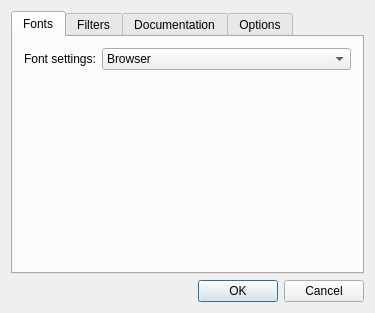
<?xml version="1.0" encoding="UTF-8"?>
<ui version="4.0">
 <class>PreferencesDialogClass</class>
 <widget class="QDialog" name="PreferencesDialogClass">
  <property name="geometry">
   <rect>
    <x>0</x>
    <y>0</y>
    <width>375</width>
    <height>275</height>
   </rect>
  </property>
  <property name="windowTitle">
   <string>Preferences</string>
  </property>
  <layout class="QVBoxLayout">
   <item>
    <widget class="QTabWidget" name="tabWidget">
     <property name="currentIndex">
      <number>0</number>
     </property>
     <widget class="QWidget" name="fontsTab">
      <attribute name="title">
       <string>Fonts</string>
      </attribute>
      <layout class="QGridLayout">
       <item row="0" column="0">
        <layout class="QHBoxLayout">
         <item>
          <widget class="QLabel" name="fontLabel">
           <property name="sizePolicy">
            <sizepolicy hsizetype="Maximum" vsizetype="Preferred">
             <horstretch>0</horstretch>
             <verstretch>0</verstretch>
            </sizepolicy>
           </property>
           <property name="text">
            <string>Font settings:</string>
           </property>
          </widget>
         </item>
         <item>
          <widget class="QComboBox" name="comboBox">
           <item>
            <property name="text">
             <string>Browser</string>
            </property>
           </item>
           <item>
            <property name="text">
             <string>Application</string>
            </property>
           </item>
          </widget>
         </item>
        </layout>
       </item>
       <item row="1" column="0">
        <widget class="QStackedWidget" name="stackedWidget_2">
         <property name="currentIndex">
          <number>0</number>
         </property>
         <widget class="QWidget" name="page_4"/>
        </widget>
       </item>
      </layout>
     </widget>
     <widget class="QWidget" name="filtersTab">
      <attribute name="title">
       <string>Filters</string>
      </attribute>
      <layout class="QGridLayout">
       <item row="0" column="0" colspan="2">
        <widget class="QLabel" name="label">
         <property name="text">
          <string>Filter:</string>
         </property>
        </widget>
       </item>
       <item row="0" column="2">
        <widget class="QLabel" name="label_2">
         <property name="frameShape">
          <enum>QFrame::NoFrame</enum>
         </property>
         <property name="text">
          <string>Attributes:</string>
         </property>
        </widget>
       </item>
       <item row="1" column="0" colspan="2">
        <widget class="QListWidget" name="filterWidget"/>
       </item>
       <item row="1" column="2" rowspan="2">
        <widget class="QTreeWidget" name="attributeWidget">
         <column>
          <property name="text">
           <string>1</string>
          </property>
         </column>
        </widget>
       </item>
       <item row="2" column="0">
        <widget class="QPushButton" name="filterAddButton">
         <property name="text">
          <string>Add</string>
         </property>
        </widget>
       </item>
       <item row="2" column="1">
        <widget class="QPushButton" name="filterRemoveButton">
         <property name="text">
          <string>Remove</string>
         </property>
        </widget>
       </item>
      </layout>
     </widget>
     <widget class="QWidget" name="docsTab">
      <attribute name="title">
       <string>Documentation</string>
      </attribute>
      <layout class="QVBoxLayout">
       <item>
        <widget class="QLabel" name="label_3">
         <property name="text">
          <string>Registered Documentation:</string>
         </property>
        </widget>
       </item>
       <item>
        <layout class="QHBoxLayout">
         <property name="spacing">
          <number>6</number>
         </property>
         <property name="margin">
          <number>0</number>
         </property>
         <item>
          <widget class="QListWidget" name="registeredDocsListWidget">
           <property name="selectionMode">
            <enum>QAbstractItemView::ExtendedSelection</enum>
           </property>
          </widget>
         </item>
         <item>
          <layout class="QVBoxLayout">
           <property name="spacing">
            <number>6</number>
           </property>
           <property name="margin">
            <number>0</number>
           </property>
           <item>
            <widget class="QPushButton" name="docAddButton">
             <property name="text">
              <string>Add...</string>
             </property>
            </widget>
           </item>
           <item>
            <widget class="QPushButton" name="docRemoveButton">
             <property name="text">
              <string>Remove</string>
             </property>
            </widget>
           </item>
           <item>
            <spacer>
             <property name="orientation">
              <enum>Qt::Vertical</enum>
             </property>
             <property name="sizeHint" stdset="0">
              <size>
               <width>20</width>
               <height>40</height>
              </size>
             </property>
            </spacer>
           </item>
          </layout>
         </item>
        </layout>
       </item>
      </layout>
     </widget>
     <widget class="QWidget" name="optionsTab">
      <attribute name="title">
       <string>Options</string>
      </attribute>
      <layout class="QVBoxLayout" name="verticalLayout_3">
       <item>
        <widget class="QGroupBox" name="groupBox_2">
         <property name="title">
          <string/>
         </property>
         <layout class="QHBoxLayout" name="horizontalLayout_3">
          <item>
           <widget class="QLabel" name="label_5">
            <property name="sizePolicy">
             <sizepolicy hsizetype="Preferred" vsizetype="Fixed">
              <horstretch>0</horstretch>
              <verstretch>0</verstretch>
             </sizepolicy>
            </property>
            <property name="text">
             <string>On help start:</string>
            </property>
           </widget>
          </item>
          <item>
           <widget class="QComboBox" name="helpStartComboBox">
            <property name="sizePolicy">
             <sizepolicy hsizetype="Preferred" vsizetype="Fixed">
              <horstretch>0</horstretch>
              <verstretch>0</verstretch>
             </sizepolicy>
            </property>
            <item>
             <property name="text">
              <string>Show my home page</string>
             </property>
            </item>
            <item>
             <property name="text">
              <string>Show a blank page</string>
             </property>
            </item>
            <item>
             <property name="text">
              <string>Show my tabs from last session</string>
             </property>
            </item>
           </widget>
          </item>
          <item>
           <spacer name="horizontalSpacer_3">
            <property name="orientation">
             <enum>Qt::Horizontal</enum>
            </property>
            <property name="sizeHint" stdset="0">
             <size>
              <width>54</width>
              <height>20</height>
             </size>
            </property>
           </spacer>
          </item>
         </layout>
        </widget>
       </item>
       <item>
        <widget class="QGroupBox" name="groupBox">
         <property name="title">
          <string/>
         </property>
         <layout class="QVBoxLayout" name="verticalLayout">
          <item>
           <layout class="QHBoxLayout" name="horizontalLayout_2">
            <item>
             <widget class="QLabel" name="label_4">
              <property name="text">
               <string>Homepage</string>
              </property>
             </widget>
            </item>
            <item>
             <widget class="QLineEdit" name="homePageLineEdit"/>
            </item>
           </layout>
          </item>
          <item>
           <layout class="QHBoxLayout" name="horizontalLayout">
            <item>
             <spacer name="horizontalSpacer">
              <property name="orientation">
               <enum>Qt::Horizontal</enum>
              </property>
              <property name="sizeHint" stdset="0">
               <size>
                <width>40</width>
                <height>20</height>
               </size>
              </property>
             </spacer>
            </item>
            <item>
             <widget class="QPushButton" name="currentPageButton">
              <property name="text">
               <string>Current Page</string>
              </property>
             </widget>
            </item>
            <item>
             <widget class="QPushButton" name="blankPageButton">
              <property name="text">
               <string>Blank Page</string>
              </property>
             </widget>
            </item>
            <item>
             <widget class="QPushButton" name="defaultPageButton">
              <property name="text">
               <string>Restore to default</string>
              </property>
             </widget>
            </item>
           </layout>
          </item>
         </layout>
        </widget>
       </item>
       <item>
        <widget class="QGroupBox" name="groupBox_3">
         <property name="title">
          <string>Appearance</string>
         </property>
         <layout class="QVBoxLayout" name="verticalLayout_2">
          <item>
           <widget class="QCheckBox" name="showTabs">
            <property name="text">
             <string>Show tabs for each individual page</string>
            </property>
           </widget>
          </item>
         </layout>
        </widget>
       </item>
       <item>
        <spacer name="verticalSpacer_2">
         <property name="orientation">
          <enum>Qt::Vertical</enum>
         </property>
         <property name="sizeHint" stdset="0">
          <size>
           <width>20</width>
           <height>72</height>
          </size>
         </property>
        </spacer>
       </item>
      </layout>
     </widget>
    </widget>
   </item>
   <item>
    <layout class="QHBoxLayout">
     <property name="spacing">
      <number>6</number>
     </property>
     <property name="margin">
      <number>0</number>
     </property>
     <item>
      <spacer>
       <property name="orientation">
        <enum>Qt::Horizontal</enum>
       </property>
       <property name="sizeHint" stdset="0">
        <size>
         <width>40</width>
         <height>20</height>
        </size>
       </property>
      </spacer>
     </item>
     <item>
      <widget class="QDialogButtonBox" name="buttonBox">
       <property name="orientation">
        <enum>Qt::Horizontal</enum>
       </property>
       <property name="standardButtons">
        <set>QDialogButtonBox::Cancel|QDialogButtonBox::Ok</set>
       </property>
      </widget>
     </item>
    </layout>
   </item>
  </layout>
 </widget>
 <layoutdefault spacing="6" margin="11"/>
 <resources/>
 <connections>
  <connection>
   <sender>comboBox</sender>
   <signal>currentIndexChanged(int)</signal>
   <receiver>stackedWidget_2</receiver>
   <slot>setCurrentIndex(int)</slot>
   <hints>
    <hint type="sourcelabel">
     <x>375</x>
     <y>32</y>
    </hint>
    <hint type="destinationlabel">
     <x>347</x>
     <y>125</y>
    </hint>
   </hints>
  </connection>
 </connections>
</ui>
